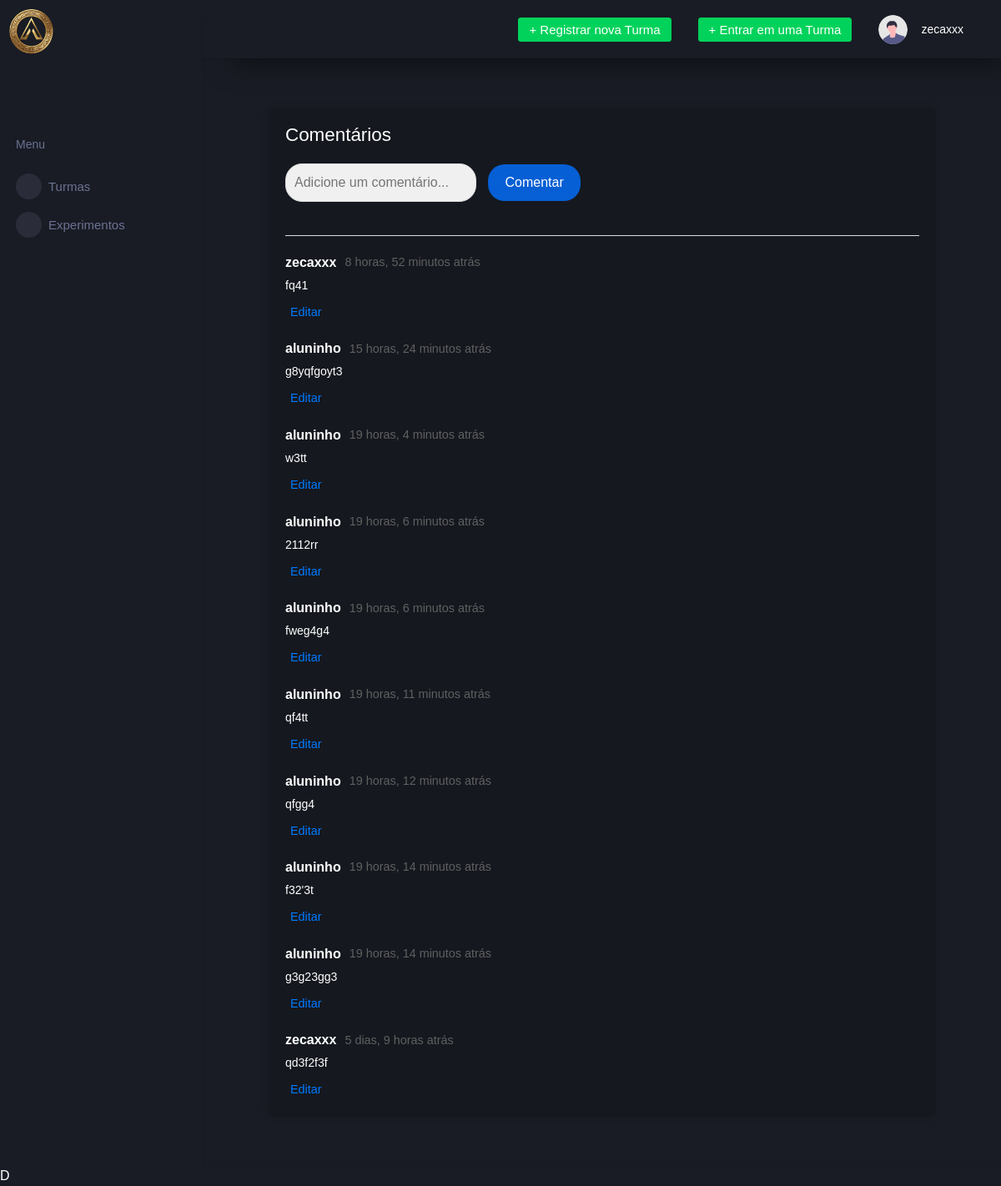
Page /comentarios/read/1 (signed in) on the committed database.
### comentarios/models.py (models this page shows, shortened)
class Comentarios(models.Model):
    texto = models.CharField(max_length=100)
    data = models.DateTimeField(auto_now_add=True)
    atividade = models.ForeignKey(Atividade, on_delete=models.CASCADE, related_name='comentarios', blank=True, null=True)
    usuario = models.ForeignKey(Usuario, on_delete=models.CASCADE, related_name='comentarios', blank=True, null=True)

### comentarios/views.py (the view)
# urls.py: path("read/<int:atividade_id>", views.read_comentario, name="read_comentario"),
def read_comentario(request, atividade_id):
    atividade = get_object_or_404(Atividade, pk=atividade_id)
    usuario = get_object_or_404(Usuario, pk=request.user.pk)
    if request.method == 'POST':
        form = ComentariosForm(request.POST)
        if form.is_valid():
            comentario = form.save(commit=False)
            comentario.atividade = atividade
            comentario.usuario = usuario
            comentario.save()
            return redirect('read_comentario', atividade_id=atividade.id)
    else:
        form = ComentariosForm()
    comentarios = Comentarios.objects.filter(atividade=atividade).order_by('-data')
    return render(request, 'turtem/comentarios/read.html', {
        'form': form,
        'comentarios': comentarios,
        'atividade': atividade,
        'usuario': usuario
    })

### comentarios/form.py
class ComentariosForm(forms.ModelForm):
    class Meta:
        model = Comentarios
        fields = ['texto']

### templates/turtem/comentarios/read.html (shortened to what this page needs)
{% extends "turtem/base.html" %}
{% block comentario %}
{% load static %}
<!DOCTYPE html>
<html lang="pt-BR">
<head>
    <link rel="stylesheet" href="{% static 'meu_css/comentarios.css' %}">
</head>
<body>
    <div class="container">
        <h2>Comentários</h2>
        <div class="comment-section">
            <div class="add-comment">
                <form method="post">
                    <input name="texto" placeholder="Adicione um comentário..."></input>
                    <button type="submit">Comentar</button>
                </form>
            </div>
            <hr>
            <div class="comments-list">
                {% for comentario in comentarios %}
                    <div class="comment">
                        <div class="comment-content">
                            <div class="comment-header">
                                <span class="username">{{ comentario.usuario.username }}</span>
                                <span class="time">{{ comentario.data|timesince }} atrás</span>
                            </div>
                            <p>{{ comentario.texto }}</p>
                            <div class="comment-actions">
                                <button class="reply-button"><a href="/comentarios/update/{{comentario.id}}">Editar</a></button>
                            </div>
                        </div>
                    </div>
                {% empty %}
                    <p>Não há comentários ainda.</p>
                {% endfor %}
            </div>
        </div>
    </div>
</body>
</html>
{% endblock %}

### templates/turtem/base.html (shortened to what this page needs)
{% load static %}
<!DOCTYPE html>
<html lang="en">
  <head>
    <link rel="stylesheet" href="{% static 'template/assets/vendors/mdi/css/materialdesignicons.min.css' %}">
    <link rel="stylesheet" href="{% static 'template/assets/vendors/css/vendor.bundle.base.css' %}">
    <link rel="stylesheet" href="{% static 'template/assets/vendors/jvectormap/jquery-jvectormap.css' %}">
    <link rel="stylesheet" href="{% static 'template/assets/vendors/flag-icon-css/css/flag-icon.min.css' %}">
    <link rel="stylesheet" href="{% static 'template/assets/vendors/owl-carousel-2/owl.carousel.min.css' %}">
    <link rel="stylesheet" href="{% static 'template/assets/vendors/owl-carousel-2/owl.theme.default.min.css' %}">
    <link rel="stylesheet" href="{% static 'template/assets/css/style.css' %}">
  </head>
  <body>
    <div class="container-scroller">
      {% block sidebar %}
        {% include 'turtem/_sidebar.html'%}
      {% endblock %}
      <div class="container-fluid page-body-wrapper">
        {% block navbar %}
          {% include 'turtem/_navbar.html'%}
        {% endblock %}
        <div class="main-panel">
          <div class="card">
            <div class="card-body">
              {% block comentario %}
              {% endblock %}
            </div>
          </div>
        </div>
      </div>
    </div>
    {% block footer %}
    {% include 'turtem/_footer.html'%}
  {% endblock %}
  </body>
</html>

### templates/turtem/_sidebar.html (shortened to what this page needs)
{% load static %}
{% load permission_tags %}
{% block sidebar %}
<nav class="sidebar sidebar-offcanvas" id="sidebar">
  <img src="{% static 'img/logo.png' %}" alt="Logo da Empresa" width="75" height="75">
  <ul class="nav">
    <li class="nav-item nav-category">
      <span class="nav-link">Menu</span>
    </li>
    <li class="nav-item menu-items">
      <a class="nav-link" href="/turma/">
        <span class="menu-icon">
          <i class="mdi mdi-speedometer"></i>
        </span>
        <span class="menu-title">Turmas</span>
      </a>
    </li>
    <li class="nav-item menu-items">
      <a class="nav-link" data-toggle="collapse" href="#auth" aria-expanded="false" aria-controls="auth">
        <span class="menu-icon">
          <i class="mdi mdi-security"></i>
        </span>
        <span class="menu-title">Experimentos</span>
        <i class="menu-arrow"></i>
      </a>
    </li>
  </ul>
</nav>
{% endblock %}

### templates/turtem/_navbar.html (shortened to what this page needs)
{% load static %}
{% load permission_tags %}
{% block navbar %}
<nav class="navbar p-0 fixed-top d-flex flex-row">
  <div class="navbar-menu-wrapper flex-grow d-flex align-items-stretch">
    <button class="navbar-toggler navbar-toggler align-self-center" type="button" data-toggle="minimize">
      <span class="mdi mdi-menu"></span>
    </button>
    <ul class="navbar-nav w-100">
      {% if user|has_role:'professor'%}
    <ul class="navbar-nav navbar-nav-right">
      <li class="nav-item dropdown d-none d-lg-block">
        <a class="nav-link btn btn-success create-new-button" id="createbuttonDropdown" href="/turma/add">+ Registrar nova Turma</a>
      </li>
      <ul class="navbar-nav navbar-nav-right">
        <li class="nav-item dropdown d-none d-lg-block">
          <a class="nav-link btn btn-success create-new-button" id="createbuttonDropdown" href="/turma/entrar">+ Entrar em uma Turma</a>
        </li>
      {% else %}
      <ul class="navbar-nav navbar-nav-right">
        <li class="nav-item dropdown d-none d-lg-block">
          <a class="nav-link btn btn-success create-new-button" id="createbuttonDropdown" href="/turma/entrar">+ Entrar em uma Turma</a>
        </li>
      {% endif %}
      <li class="nav-item dropdown">
        <a class="nav-link" id="profileDropdown" href="#" data-toggle="dropdown">
          <div class="navbar-profile">
            <img class="img-xs rounded-circle" src="{% static 'img/undraw_profile.svg' %}" alt="">
            <p class="mb-0 d-none d-sm-block navbar-profile-name">{{user.username}}</p>
            <i class="mdi mdi-menu-down d-none d-sm-block"></i>
          </div>
        </a>
      </li>
    </ul>
  </div>
</nav>
{% endblock %}

### templates/turtem/_footer.html (shortened to what this page needs)
D{% load static %}

### static/meu_css/comentarios.css (style rules this page uses)
body { font-family: Arial, sans-serif; margin: 0; padding: 0; }
.container { width: 100%; max-width: 800px; margin: 30px auto; padding: 20px; background-color: #15181f; box-shadow: 0 0 10px rgba(0, 0, 0, 0.1); border-radius: 8px; }
h2 { font-size: 1.4em; color: #ffffff; margin-bottom: 20px; }
.comment-section { display: flex; flex-direction: column; }
.add-comment { display: flex; margin-bottom: 20px; }
input { flex: 1; padding: 10px; border-radius: 20px; border: 1px solid #ddd; font-size: 1em; resize: none; background-color: #f0f0f0 }
.add-comment button { background-color: #065fd4; color: #fff; border: none; padding: 10px 20px; border-radius: 20px; margin-left: 10px; cursor: pointer; transition: background-color 0.3s; }
hr { border: none; height: 1px; background-color: #ddd; margin: 20px 0; }
.comments-list { display: flex; flex-direction: column; gap: 20px; }
.comment { display: flex; }
.comment-content { flex: 1; }
.comment-header { display: flex; align-items: center; gap: 10px; margin-bottom: 5px; }
.comment-header .username { font-weight: bold; color: #ffffff; }
.comment-header .time { font-size: 0.9em; color: #606060; }
.comment-content p { margin: 0; color: #ffffff; }
.comment-actions { display: flex; align-items: center; gap: 15px; margin-top: 10px; }
.comment-actions .like-button, .comment-actions .reply-button { background: none; border: none; color: #065fd4; cursor: pointer; font-size: 0.9em; }

### rows in the picture
Comentarios: usuario.username "zecaxxx", data "8 horas, 52 minutos", texto "fq41"
Comentarios: usuario.username "aluninho", data "15 horas, 24 minutos", texto "g8yqfgoyt3"
Comentarios: usuario.username "aluninho", data "19 horas, 4 minutos", texto "w3tt"
Comentarios: usuario.username "aluninho", data "19 horas, 6 minutos", texto "2112rr"
Comentarios: usuario.username "aluninho", data "19 horas, 6 minutos", texto "fweg4g4"
Comentarios: usuario.username "aluninho", data "19 horas, 11 minutos", texto "qf4tt"
Comentarios: usuario.username "aluninho", data "19 horas, 12 minutos", texto "qfgg4"
Comentarios: usuario.username "aluninho", data "19 horas, 14 minutos", texto "f32'3t"
Comentarios: usuario.username "aluninho", data "19 horas, 14 minutos", texto "g3g23gg3"
Comentarios: usuario.username "zecaxxx", data "5 dias, 9 horas", texto "qd3f2f3f"

### other values in the picture
{{ user.username }} "zecaxxx"
